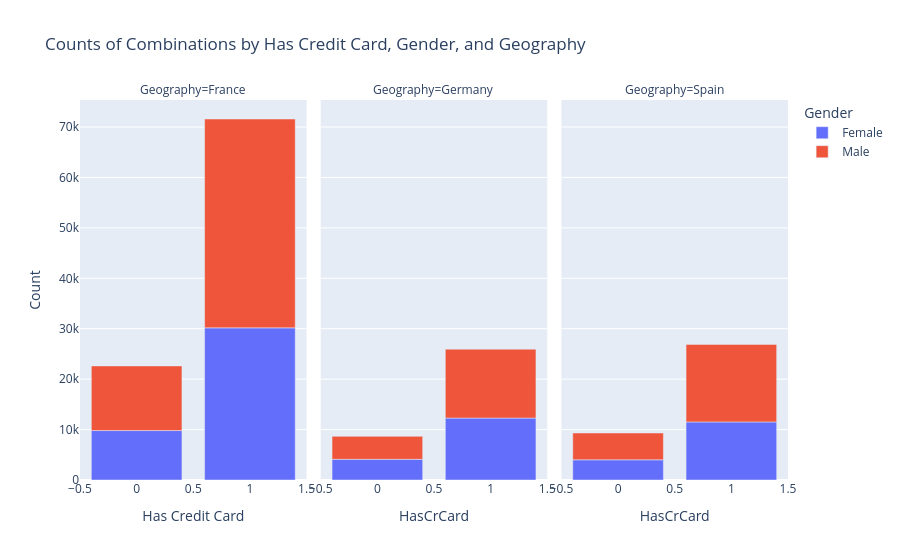

The notebook cell saved with this chart:
### Code cell
import plotly.express as px
import pandas as pd

# Assuming df is your DataFrame
# Replace 'your_dataset.csv' with the actual path or data source
# df = pd.read_csv('your_dataset.csv')

# Replace 'HasCrCard', 'Gender', and 'Geography' with your actual column names
combination_counts = df.groupby(['HasCrCard', 'Gender', 'Geography']).size().reset_index(name='Count')

# Create a grouped bar chart
fig = px.bar(combination_counts,
             x='HasCrCard',
             y='Count',
             color='Gender',
             facet_col='Geography',
             category_orders={'HasCrCard': [0, 1]},  # To maintain order of categories
             labels={'Count': 'Count'},
             title='Counts of Combinations by Has Credit Card, Gender, and Geography',
             
             )

# Update the layout for a more professional look
fig.update_layout(
    xaxis_title='Has Credit Card',
    yaxis_title='Count',
    legend_title='Gender',
    legend=dict(title='Gender'),
)

# Show the plot
fig.show()

### Figure 1 — Plotly figure (JSON) as saved in the notebook; plotly's stock layout.template omitted (floating-point values rounded to 4 significant figures)
{"data": [{"alignmentgroup": "True", "hovertemplate": "Gender=Female<br>Geography=France<br>HasCrCard=%{x}<br>Count=%{y}<extra></extra>", "legendgroup": "Female", "marker": {"color": "#636efa", "pattern": {"shape": ""}}, "name": "Female", "offsetgroup": "Female", "orientation": "v", "showlegend": true, "textposition": "auto", "type": "bar", "x": [0, 1], "xaxis": "x", "y": [9806, 30170], "yaxis": "y"}, {"alignmentgroup": "True", "hovertemplate": "Gender=Female<br>Geography=Germany<br>HasCrCard=%{x}<br>Count=%{y}<extra></extra>", "legendgroup": "Female", "marker": {"color": "#636efa", "pattern": {"shape": ""}}, "name": "Female", "offsetgroup": "Female", "orientation": "v", "showlegend": false, "textposition": "auto", "type": "bar", "x": [0, 1], "xaxis": "x2", "y": [4103, 12285], "yaxis": "y2"}, {"alignmentgroup": "True", "hovertemplate": "Gender=Female<br>Geography=Spain<br>HasCrCard=%{x}<br>Count=%{y}<extra></extra>", "legendgroup": "Female", "marker": {"color": "#636efa", "pattern": {"shape": ""}}, "name": "Female", "offsetgroup": "Female", "orientation": "v", "showlegend": false, "textposition": "auto", "type": "bar", "x": [0, 1], "xaxis": "x3", "y": [4004, 11516], "yaxis": "y3"}, {"alignmentgroup": "True", "hovertemplate": "Gender=Male<br>Geography=France<br>HasCrCard=%{x}<br>Count=%{y}<extra></extra>", "legendgroup": "Male", "marker": {"color": "#EF553B", "pattern": {"shape": ""}}, "name": "Male", "offsetgroup": "Male", "orientation": "v", "showlegend": true, "textposition": "auto", "type": "bar", "x": [0, 1], "xaxis": "x", "y": [12818, 41421], "yaxis": "y"}, {"alignmentgroup": "True", "hovertemplate": "Gender=Male<br>Geography=Germany<br>HasCrCard=%{x}<br>Count=%{y}<extra></extra>", "legendgroup": "Male", "marker": {"color": "#EF553B", "pattern": {"shape": ""}}, "name": "Male", "offsetgroup": "Male", "orientation": "v", "showlegend": false, "textposition": "auto", "type": "bar", "x": [0, 1], "xaxis": "x2", "y": [4556, 13662], "yaxis": "y2"}, {"alignmentgroup": "True", "hovertemplate": "Gender=Male<br>Geography=Spain<br>HasCrCard=%{x}<br>Count=%{y}<extra></extra>", "legendgroup": "Male", "marker": {"color": "#EF553B", "pattern": {"shape": ""}}, "name": "Male", "offsetgroup": "Male", "orientation": "v", "showlegend": false, "textposition": "auto", "type": "bar", "x": [0, 1], "xaxis": "x3", "y": [5319, 15374], "yaxis": "y3"}], "layout": {"annotations": [{"font": {}, "showarrow": false, "text": "Geography=France", "x": 0.16, "xanchor": "center", "xref": "paper", "y": 1, "yanchor": "bottom", "yref": "paper"}, {"font": {}, "showarrow": false, "text": "Geography=Germany", "x": 0.5, "xanchor": "center", "xref": "paper", "y": 1, "yanchor": "bottom", "yref": "paper"}, {"font": {}, "showarrow": false, "text": "Geography=Spain", "x": 0.84, "xanchor": "center", "xref": "paper", "y": 1, "yanchor": "bottom", "yref": "paper"}], "barmode": "relative", "legend": {"title": {"text": "Gender"}, "tracegroupgap": 0}, "title": {"text": "Counts of Combinations by Has Credit Card, Gender, and Geography"}, "xaxis": {"anchor": "y", "categoryarray": [0, 1], "categoryorder": "array", "domain": [0, 0.32], "title": {"text": "Has Credit Card"}}, "xaxis2": {"anchor": "y2", "categoryarray": [0, 1], "categoryorder": "array", "domain": [0.34, 0.66], "matches": "x", "title": {"text": "HasCrCard"}}, "xaxis3": {"anchor": "y3", "categoryarray": [0, 1], "categoryorder": "array", "domain": [0.68, 1.0], "matches": "x", "title": {"text": "HasCrCard"}}, "yaxis": {"anchor": "x", "domain": [0, 1], "title": {"text": "Count"}}, "yaxis2": {"anchor": "x2", "domain": [0, 1], "matches": "y", "showticklabels": false}, "yaxis3": {"anchor": "x3", "domain": [0, 1], "matches": "y", "showticklabels": false}}}
